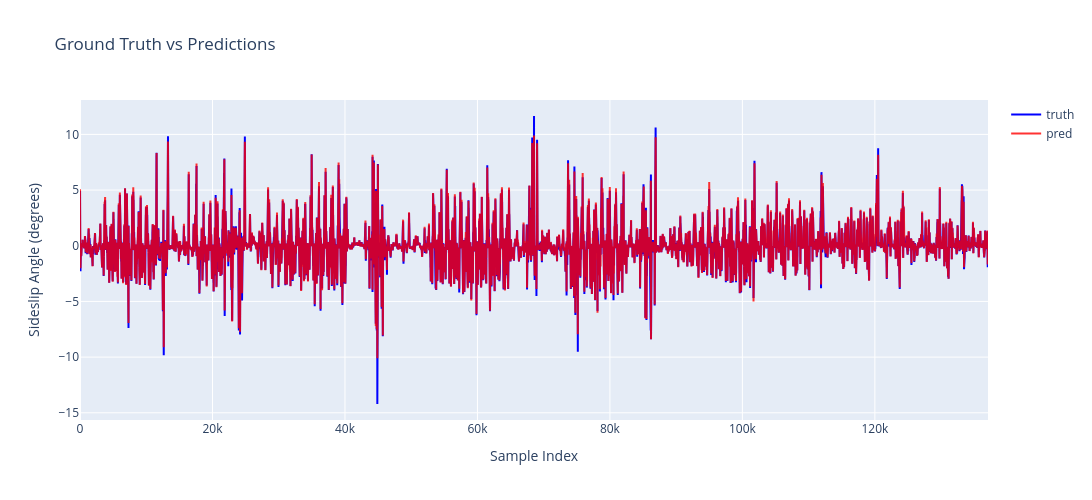

This figure's notebook cell:
### Markdown cell above
# verification

### Code cell
import plotly.graph_objects as go

# Set model to evaluation mode
model.eval()

# Storage for predictions and ground truth
total_loss = 0  
preds = []
ground_truths = []

# Generate predictions for all training data
with torch.no_grad():
    for step, (x, y) in enumerate(train_dataloader_unshuffled):
        X, y = x.to(device), y.to(device).reshape([len(y), 1])

        pred = model(X)
        loss = criterion(pred, y)
        total_loss += loss.item()
        
        # Store predictions and ground truth
        preds.append(pred.reshape(-1).cpu().numpy())
        ground_truths.append(y.reshape(-1).cpu().numpy())

    print(f"Avg. Loss: {total_loss/step}")
    
    # Concatenate all batches into single arrays
    ground_truths = np.concatenate(ground_truths)
    preds = np.concatenate(preds)

# Create interactive plot
fig = go.Figure()
fig.add_trace(go.Scatter(y=ground_truths, mode='lines', name='truth', line=dict(color='blue')))
fig.add_trace(go.Scatter(y=preds.flatten(), mode='lines', name='pred', line=dict(color='red'), opacity=0.8))
fig.update_layout(
    title='Ground Truth vs Predictions',
    xaxis_title='Sample Index',
    yaxis_title='Sideslip Angle (degrees)',
    width=1200,
    height=500
)
fig.show()

### Figure 1 — Plotly figure (JSON) as saved in the notebook; plotly's stock layout.template omitted (floating-point values rounded to 4 significant figures; data arrays with more than 128 entries replaced by an {"elided": "..."} marker saying what was removed)
{"data": [{"line": {"color": "blue"}, "mode": "lines", "name": "truth", "type": "scatter", "y": {"elided": "137080 float values"}}, {"line": {"color": "red"}, "mode": "lines", "name": "pred", "opacity": 0.8, "type": "scatter", "y": {"elided": "137080 float values"}}], "layout": {"height": 500, "title": {"text": "Ground Truth vs Predictions"}, "width": 1200, "xaxis": {"title": {"text": "Sample Index"}}, "yaxis": {"title": {"text": "Sideslip Angle (degrees)"}}}}
